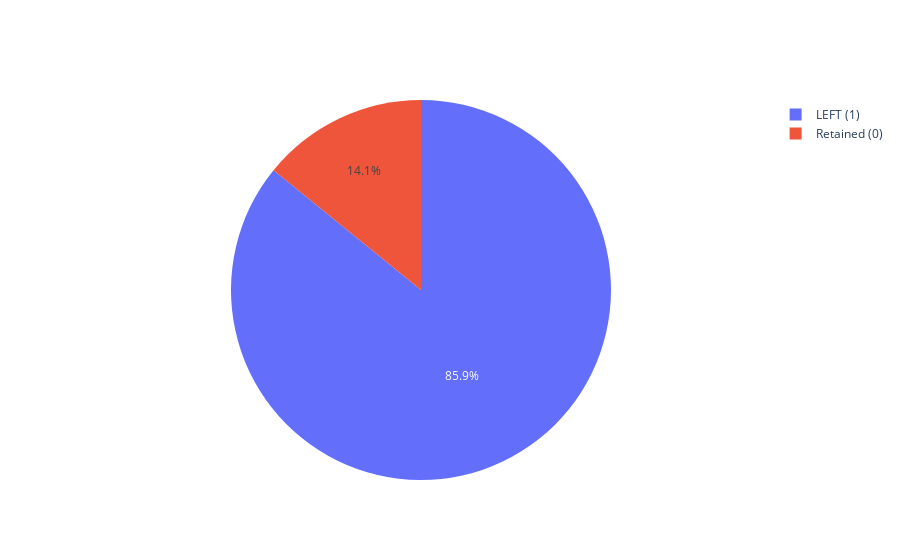

The code cell stored with this chart in its notebook:
### Code cell
# Plot pie Chart to get the information about the percentage of Telecom Customers churning using Plotly histogram

import plotly.graph_objects as go
fig = go.Figure(data = [go.Pie(labels = ["LEFT (1)", "Retained (0)"], values = telecom_df["class"].value_counts())])
fig.show()

### Figure 1 — Plotly figure (JSON) as saved in the notebook; plotly's stock layout.template omitted (floating-point values rounded to 4 significant figures)
{"data": [{"labels": ["LEFT (1)", "Retained (0)"], "type": "pie", "values": [4293, 707]}], "layout": {}}
